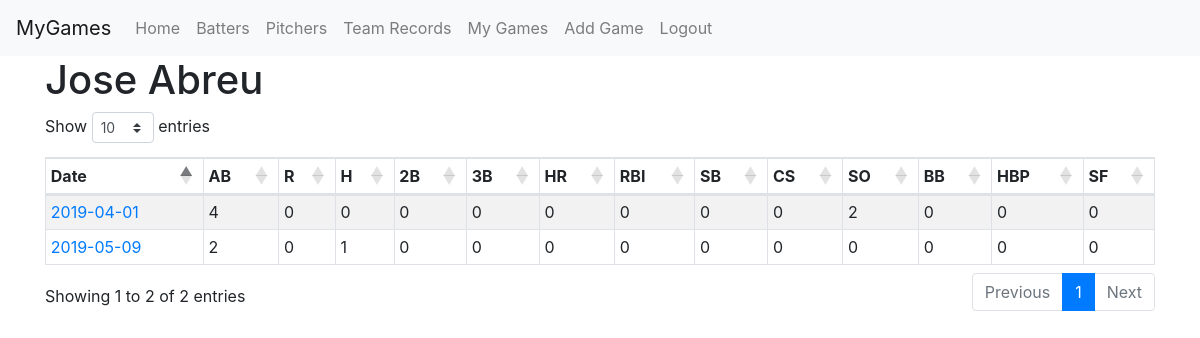
Screenshot of /batter/547989 (signed in) with the database file from the repository.
### app/models.py (models this page shows, shortened)
class PlayerData(db.Model):
	id = db.Column(db.Integer, primary_key=True)
	name = db.Column(db.String(64), index=True)
	sort_name = db.Column(db.String(64), index=True)

class Game(db.Model):
	id = db.Column(db.Integer, primary_key=True)
	game_pk = db.Column(db.Integer, db.ForeignKey('game_data.game_pk'), index=True)
	user_id = db.Column(db.Integer, db.ForeignKey('user.id'))

class GameData(db.Model):
	game_pk = db.Column(db.Integer, primary_key=True)
	date = db.Column(db.String(10))
	dh_status = db.Column(db.Integer, default=None)
	home_team = db.Column(db.String(32), index=True)
	home_score = db.Column(db.Integer)
	away_team = db.Column(db.String(32), index=True)
	away_score = db.Column(db.Integer)
	venue = db.Column(db.String(64), index=True)
	player_data_added = db.Column(db.Boolean, default=False)
	def date_with_dh(self):
		if not self.dh_status:
			return self.date
		else:
			return "{} ({})".format(self.date, self.dh_status)

class BatGame(db.Model):
	id = db.Column(db.Integer, primary_key=True)
	game_pk = db.Column(db.Integer, db.ForeignKey('game_data.game_pk'), index=True)
	batter_id = db.Column(db.Integer, db.ForeignKey('player_data.id'), index=True)
	ab = db.Column(db.Integer)
	r = db.Column(db.Integer)
	h = db.Column(db.Integer)
	doubles = db.Column(db.Integer)
	triples = db.Column(db.Integer)
	hr = db.Column(db.Integer)
	rbi = db.Column(db.Integer)
	sb = db.Column(db.Integer)
	cs = db.Column(db.Integer)
	k = db.Column(db.Integer)
	bb = db.Column(db.Integer)
	hbp = db.Column(db.Integer)
	sf = db.Column(db.Integer)

### app/routes.py (the view)
@app.route('/batter/<player_id>')
@login_required
def batter_games(player_id):
	name = PlayerData.query.filter(PlayerData.id==player_id).first().name
	q = db.session.query(Game, BatGame, GameData).\
				   filter(Game.game_pk==BatGame.game_pk).\
				   filter(Game.game_pk==GameData.game_pk).\
				   filter(Game.user_id==current_user.id).\
				   filter(BatGame.batter_id==player_id).\
				   order_by(GameData.date).\
				   all()
	return render_template("batter.html", name=name, rows=q)

### app/models.py (called while the page is built)
@login.user_loader
def load_user(id):
	return User.query.get(int(id))

### app/templates/batter.html
{% extends "sort_table.html" %}
{% block app_content %}
<h1>{{ name }}</h1>
<table id="pitchers"
       class="table table-sm table-striped table-bordered table-hover sort-table"
       data-order='[[0, "asc"]]'>
	<thead>
		<tr>
			<th>Date</th>
			<th>AB</th>
			<th>R</th>
			<th>H</th>
			<th>2B</th>
			<th>3B</th>
			<th>HR</th>
			<th>RBI</th>
			<th>SB</th>
			<th>CS</th>
			<th>SO</th>
			<th>BB</th>
			<th>HBP</th>
			<th>SF</th>
		</tr>
	</thead>
	<tbody>
		{% for row in rows %}
		<tr>
			<td>
				<a href="{{ url_for('game_stats', game_pk=row[2].game_pk) }}">
					{{ row[2].date_with_dh() }}
				</a>
			</td>
			<td>{{ row[1]['ab'] }}</td>
			<td>{{ row[1]['r'] }}</td>
			<td>{{ row[1]['h'] }}</td>
			<td>{{ row[1]['doubles'] }}</td>
			<td>{{ row[1]['triples'] }}</td>
			<td>{{ row[1]['hr'] }}</td>
			<td>{{ row[1]['rbi'] }}</td>
			<td>{{ row[1]['sb'] }}</td>
			<td>{{ row[1]['cs'] }}</td>
			<td>{{ row[1]['k'] }}</td>
			<td>{{ row[1]['bb'] }}</td>
			<td>{{ row[1]['hbp'] }}</td>
			<td>{{ row[1]['sf'] }}</td>
		</tr>
		{% endfor %}
	</tbody>
</table>
{% endblock %}

### rows the page displays
PlayerData: name "Jose Abreu"
Game: date "2019-04-01", ab "4", r "0", h "0", doubles "0", triples "0", hr "0", rbi "0", sb "0", cs "0", k "2", bb "0", hbp "0", sf "0"
Game: date "2019-05-09", ab "2", r "0", h "1", doubles "0", triples "0", hr "0", rbi "0", sb "0", cs "0", k "0", bb "0", hbp "0", sf "0"
